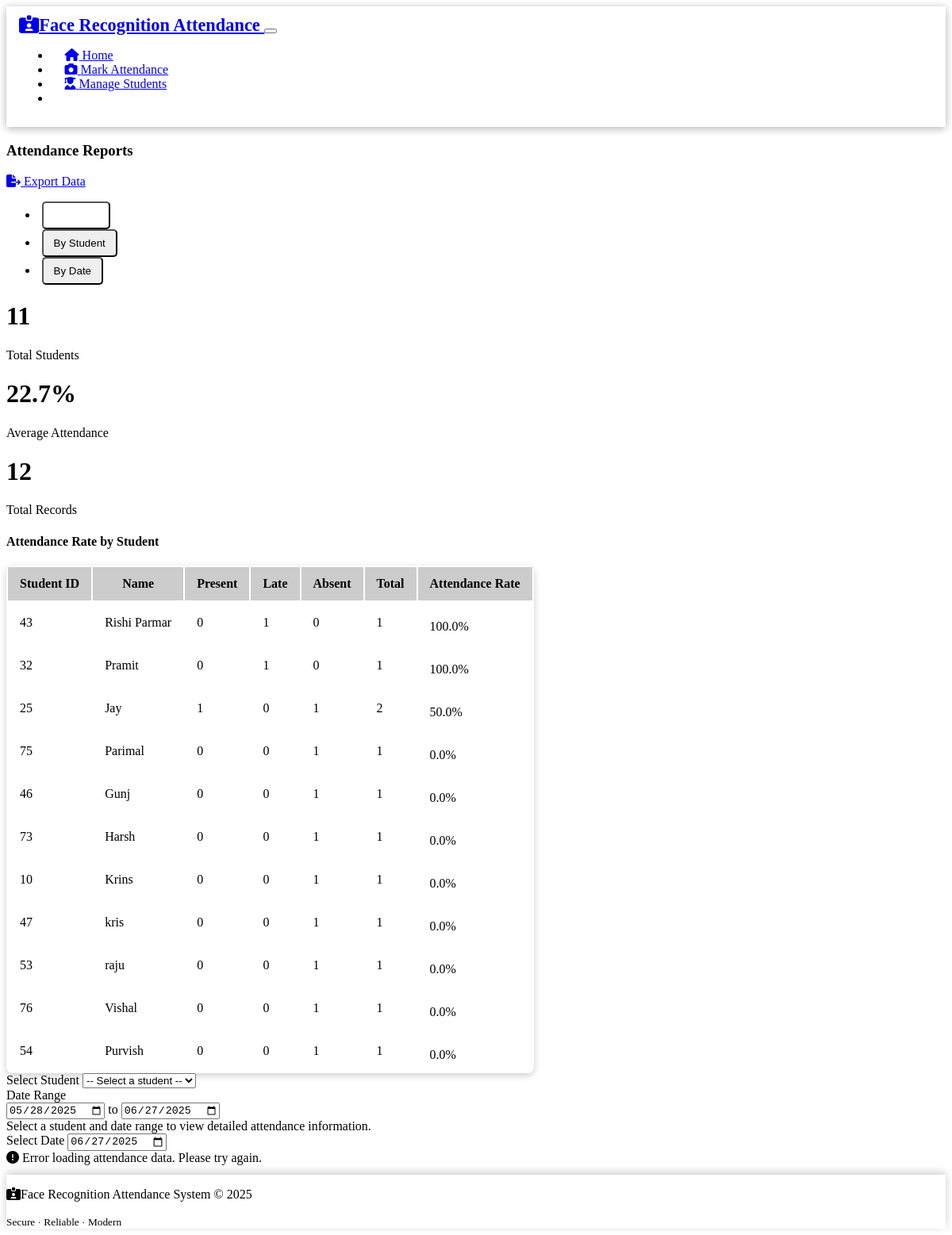
Page /attendance/report on the committed database.
### models.py (models this page shows, shortened)
class Student(db.Model):
    id = db.Column(db.Integer, primary_key=True)
    student_id = db.Column(db.String(20), unique=True, nullable=False)
    name = db.Column(db.String(100), nullable=False)
    email = db.Column(db.String(120), unique=True, nullable=True)
    created_at = db.Column(db.DateTime, default=get_current_datetime)
    image_path = db.Column(db.String(255), nullable=True)
    attendances = db.relationship('Attendance', backref='student', lazy=True)

### routes.py (the view)
@app.route('/attendance/report')
def attendance_report():
    students = Student.query.all()
    stats = []
    for student in students:
        total = Attendance.query.filter_by(student_id=student.id).count()
        present = Attendance.query.filter_by(student_id=student.id, status='Present').count()
        late = Attendance.query.filter_by(student_id=student.id, status='Late').count()
        absent = Attendance.query.filter_by(student_id=student.id, status='Absent').count()
        stats.append({
            'student': student,
            'total': total,
            'present': present,
            'late': late,
            'absent': absent,
            'attendance_rate': (present + late) / total * 100 if total > 0 else 0
        })
    return render_template('attendance/report.html', stats=stats)

### templates/attendance/report.html (shortened to what this page needs)
{% extends "layout.html" %}
{% block content %}
<div class="row">
    <div class="col-12">
        <div class="card border-0 shadow-sm mb-4">
            <div class="card-header bg-dark text-white d-flex justify-content-between align-items-center">
                <h3 class="card-title mb-0">Attendance Reports</h3>
                <div>
                    <a href="{{ url_for('export_attendance') }}" class="btn btn-outline-light">
                        <i class="fas fa-file-export me-2"></i> Export Data
                    </a>
                </div>
            </div>
            <div class="card-body">
                <ul class="nav nav-tabs mb-4" id="reportTabs" role="tablist">
                    <li class="nav-item" role="presentation">
                        <button class="nav-link active" id="summary-tab" data-bs-toggle="tab" data-bs-target="#summary"
                                type="button" role="tab" aria-controls="summary" aria-selected="true">
                        </button>
                    </li>
                    <li class="nav-item" role="presentation">
                        <button class="nav-link" id="student-tab" data-bs-toggle="tab" data-bs-target="#student"
                                type="button" role="tab" aria-controls="student" aria-selected="false">
                            By Student
                        </button>
                    </li>
                    <li class="nav-item" role="presentation">
                        <button class="nav-link" id="date-tab" data-bs-toggle="tab" data-bs-target="#date"
                                type="button" role="tab" aria-controls="date" aria-selected="false">
                            By Date
                        </button>
                    </li>
                </ul>
                <div class="tab-content" id="reportTabsContent">
                    <div class="tab-pane fade show active" id="summary" role="tabpanel" aria-labelledby="summary-tab">
                        <div class="row mb-4">
                            <div class="col-md-4">
                                <div class="card bg-dark text-white">
                                    <div class="card-body text-center p-4">
                                        <h1 class="display-4">{{ stats|length }}</h1>
                                        <p class="lead">Total Students</p>
                                    </div>
                                </div>
                            </div>
                            <div class="col-md-4">
                                <div class="card bg-dark text-white">
                                    <div class="card-body text-center p-4">
                                        <h1 class="display-4">
                                            {{ "%.1f"|format(stats|map(attribute='attendance_rate')|sum / stats|length if stats|length > 0 else 0) }}%
                                        </h1>
                                        <p class="lead">Average Attendance</p>
                                    </div>
                                </div>
                            </div>
                            <div class="col-md-4">
                                <div class="card bg-dark text-white">
                                    <div class="card-body text-center p-4">
                                        <h1 class="display-4">
                                            {{ stats|map(attribute='total')|sum }}
                                        </h1>
                                        <p class="lead">Total Records</p>
                                    </div>
                                </div>
                            </div>
                        </div>
                        <h4 class="mb-3">Attendance Rate by Student</h4>
                        <div class="table-responsive">
                            <table class="table table-hover">
                                <thead>
                                    <tr>
                                        <th>Student ID</th>
                                        <th>Name</th>
                                        <th>Present</th>
                                        <th>Late</th>
                                        <th>Absent</th>
                                        <th>Total</th>
                                        <th>Attendance Rate</th>
                                    </tr>
                                </thead>
                                <tbody>
                                    {% for stat in stats|sort(attribute='attendance_rate', reverse=true) %}
                                        <tr>
                                            <td>{{ stat.student.student_id }}</td>
                                            <td>{{ stat.student.name }}</td>
                                            <td>{{ stat.present }}</td>
                                            <td>{{ stat.late }}</td>
                                            <td>{{ stat.absent }}</td>
                                            <td>{{ stat.total }}</td>
                                            <td>
                                                <div class="d-flex align-items-center">
                                                    <div class="progress flex-grow-1 me-2" style="height: 10px;">
                                                    </div>
                                                    <span>{{ "%.1f"|format(stat.attendance_rate) }}%</span>
                                                </div>
                                            </td>
                                        </tr>
                                    {% else %}
                                        <tr>
                                            <td colspan="7" class="text-center">No attendance data available</td>
                                        </tr>
                                    {% endfor %}
                                </tbody>
                            </table>
                        </div>
                    </div>
                    <div class="tab-pane fade" id="student" role="tabpanel" aria-labelledby="student-tab">
                        <div class="row mb-4">
                            <div class="col-md-6">
                                <div class="form-group">
                                    <label for="student-select" class="form-label">Select Student</label>
                                    <select id="student-select" class="form-select">
                                        <option value="">-- Select a student --</option>
                                    </select>
                                </div>
                            </div>
                            <div class="col-md-6">
                                <div class="form-group">
                                    <label for="date-range" class="form-label">Date Range</label>
                                    <div class="d-flex">
                                        <input type="date" id="start-date" class="form-control me-2">
                                        <span class="align-self-center">to</span>
                                        <input type="date" id="end-date" class="form-control ms-2">
                                    </div>
                                </div>
                            </div>
                        </div>
                        <div id="student-report-content" class="mt-4">
                            <div class="alert alert-info">
                                Select a student and date range to view detailed attendance information.
                            </div>
                        </div>
                    </div>
                    <div class="tab-pane fade" id="date" role="tabpanel" aria-labelledby="date-tab">
                        <div class="mb-4">
                            <div class="form-group">
                                <label for="report-date" class="form-label">Select Date</label>
                                <input type="date" id="report-date" class="form-control" style="max-width: 300px;">
                            </div>
                        </div>
                        <div id="date-report-content" class="mt-4">
                        </div>
                    </div>
                </div>
            </div>
        </div>
    </div>
</div>
{% endblock %}

### templates/layout.html (shortened to what this page needs)
<!DOCTYPE html>
<html lang="en">
<head>
    <link href="https://cdn.replit.com/agent/bootstrap-agent-dark-theme.min.css" rel="stylesheet">
    <link rel="stylesheet" href="https://cdnjs.cloudflare.com/ajax/libs/font-awesome/6.0.0/css/all.min.css">
</head>
<body>
    <nav class="navbar navbar-expand-lg navbar-dark bg-dark">
        <div class="container">
            <a class="navbar-brand" href="{{ url_for('index') }}">
                <i class="fas fa-id-card-alt me-2"></i>Face Recognition Attendance
            </a>
            <button class="navbar-toggler" type="button" data-bs-toggle="collapse" data-bs-target="#navbarNav">
            </button>
            <div class="collapse navbar-collapse" id="navbarNav">
                <ul class="navbar-nav ms-auto">
                    <li class="nav-item">
                        <a class="nav-link {% if request.path == url_for('index') %}active{% endif %}" href="{{ url_for('index') }}">
                            <i class="fas fa-home me-1"></i> Home
                        </a>
                    </li>
                    <li class="nav-item">
                        <a class="nav-link {% if request.path == url_for('attendance') %}active{% endif %}" href="{{ url_for('attendance') }}">
                            <i class="fas fa-camera me-1"></i> Mark Attendance
                        </a>
                    </li>
                    <li class="nav-item">
                        <a class="nav-link {% if '/students' in request.path %}active{% endif %}" href="{{ url_for('list_students') }}">
                            <i class="fas fa-user-graduate me-1"></i> Manage Students
                        </a>
                    </li>
                    <li class="nav-item">
                        <a class="nav-link {% if request.path == url_for('attendance_report') %}active{% endif %}" href="{{ url_for('attendance_report') }}">
                            <i class="fas fa-chart-pie me-1"></i> Reports
                        </a>
                    </li>
                </ul>
            </div>
        </div>
    </nav>
    <main class="container py-4">
        {% block content %}{% endblock %}
    </main>
    <footer class="bg-dark text-light py-3">
        <div class="container">
            <div class="row align-items-center">
                <div class="col-md-6 text-center text-md-start">
                    <p class="mb-0"><i class="fas fa-id-card-alt me-2"></i>Face Recognition Attendance System &copy; 2025</p>
                </div>
                <div class="col-md-6 text-center text-md-end mt-3 mt-md-0">
                    <div class="d-flex justify-content-center justify-content-md-end">
                        <small class="text-muted">Secure &middot; Reliable &middot; Modern</small>
                    </div>
                </div>
            </div>
        </div>
    </footer>
</body>
</html>

### templates/layout.html (style rules this page uses)
body { position: relative; min-height: 100vh; padding-bottom: 80px; }
.btn { transition: all 0.2s ease; border-radius: 6px; }
.navbar { box-shadow: 0 2px 10px rgba(0, 0, 0, 0.3); padding: 0.7rem 1rem; }
.navbar-brand { font-weight: bold; font-size: 1.4rem; }
.nav-link { position: relative; margin: 0 0.3rem; padding: 0.5rem 0.8rem !important; font-weight: 500; border-radius: 5px; transition: all 0.3s ease; }
.nav-link.active { background-color: var(--bs-primary); color: white !important; }
.table { border-radius: 8px; overflow: hidden; box-shadow: 0 3px 10px rgba(0, 0, 0, 0.2); }
.table thead th { background-color: rgba(0, 0, 0, 0.2); border-bottom: none; padding: 12px 15px; font-weight: 600; }
.table tbody td { padding: 12px 15px; vertical-align: middle; }
footer { position: absolute; bottom: 0; width: 100%; box-shadow: 0 -3px 10px rgba(0, 0, 0, 0.2); }

### rows in the picture
Student: student.student_id "43", student.name "Rishi Parmar"
Student: student.student_id "32", student.name "Pramit"
Student: student.student_id "25", student.name "Jay"
Student: student.student_id "75", student.name "Parimal"
Student: student.student_id "46", student.name "Gunj"
Student: student.student_id "73", student.name "Harsh"
Student: student.student_id "10", student.name "Krins"
Student: student.student_id "47", student.name "kris"
Student: student.student_id "53", student.name "raju"
Student: student.student_id "76", student.name "Vishal"
Student: student.student_id "54", student.name "Purvish"

### other values in the picture
{{ stats|length }} "11"
{{ stats|map(attribute='total')|sum }} "12"
{{ stat.present }} "0" "0" "1" "0" "0" "0" "0" "0" "0" "0" "0"
{{ stat.late }} "1" "1" "0" "0" "0" "0" "0" "0" "0" "0" "0"
{{ stat.absent }} "0" "0" "1" "1" "1" "1" "1" "1" "1" "1" "1"
{{ stat.total }} "1" "1" "2" "1" "1" "1" "1" "1" "1" "1" "1"
{{ "%.1f"|format(stat.attendance_rate) }} "100.0" "100.0" "50.0" "0.0" "0.0" "0.0" "0.0" "0.0" "0.0" "0.0" "0.0"
